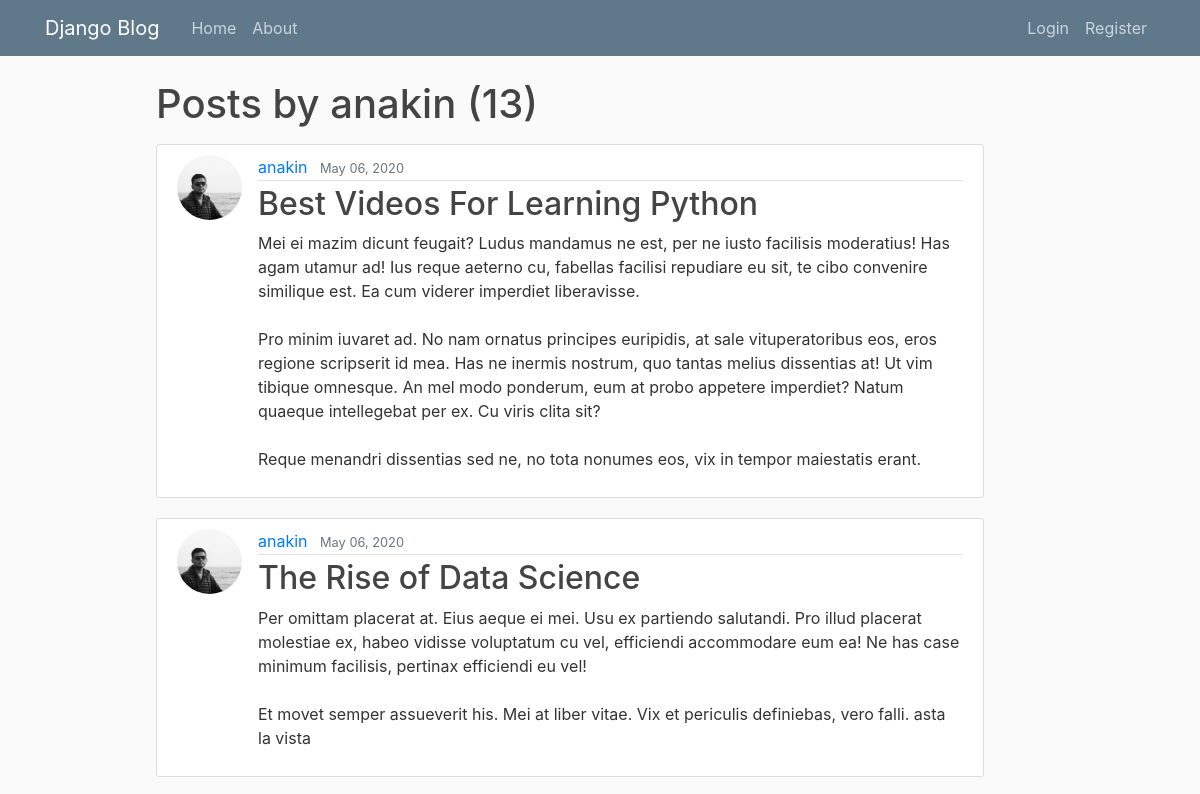
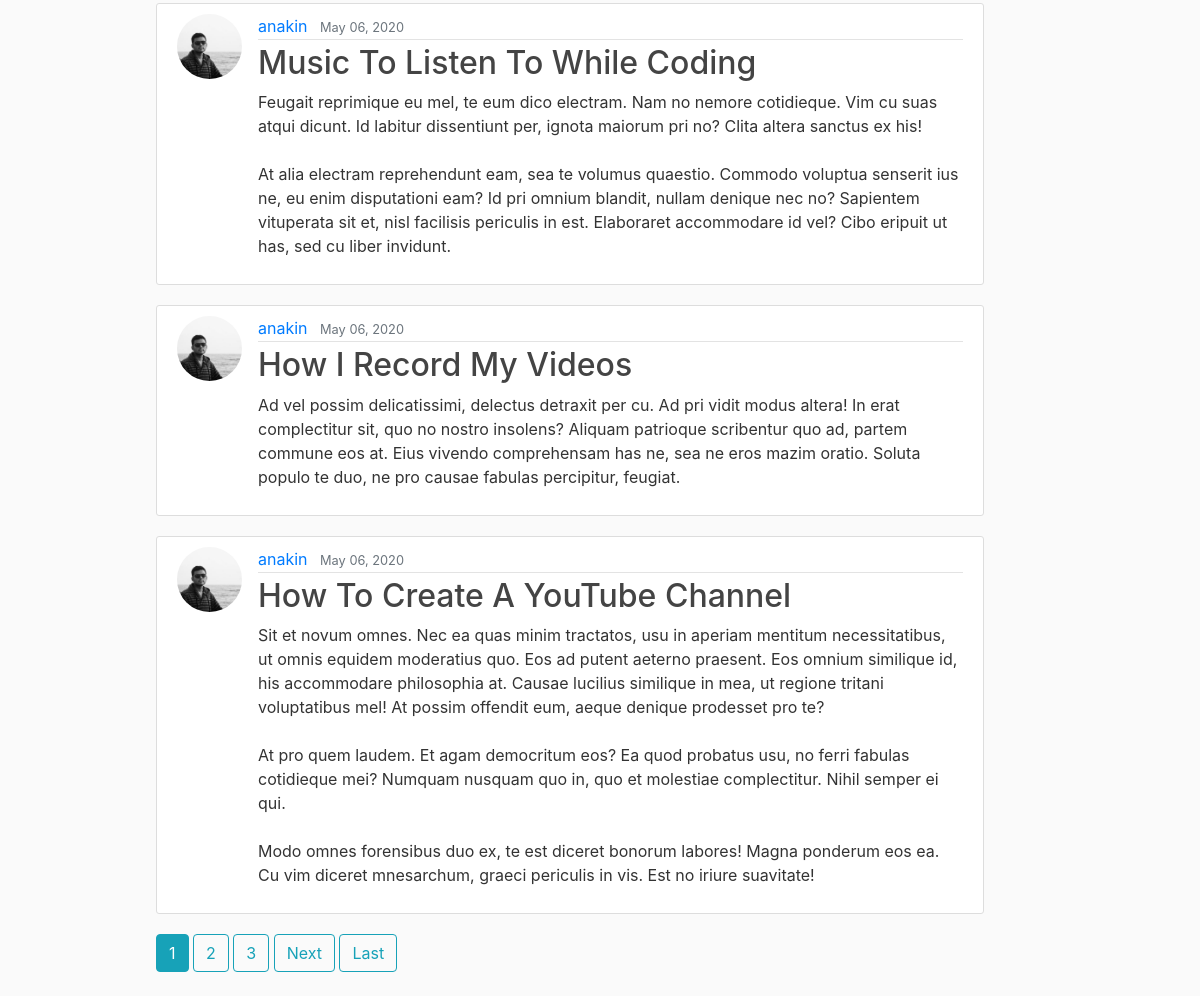
Page /user/anakin on the committed database (2 pictures, top to bottom).
### blog/models.py (models this page shows, shortened)
class Post(models.Model):
    title = models.CharField(max_length=100)
    content = models.TextField()
    date_posted = models.DateTimeField(default=timezone.now)
    author = models.ForeignKey(User, on_delete=models.CASCADE)

### users/models.py (models this page shows, shortened)
class Profile(models.Model):
    user = models.OneToOneField(User, on_delete=models.CASCADE)
    first_name = models.CharField(max_length=20,blank=True)
    last_name = models.CharField(max_length=20,blank=True)
    image = models.ImageField(default='default.jpg', upload_to='profile_pics')

### blog/views.py (the view)
# urls.py: path('user/<str:username>', UserPostListView.as_view(), name='user-posts'),
class UserPostListView(ListView):
    model = Post
    template_name = 'blog/user_posts.html'  # <app>/<model>_<viewtype>.html
    context_object_name = 'posts'
    paginate_by = 5
    def get_queryset(self):
        user = get_object_or_404(User, username=self.kwargs.get('username'))
        return Post.objects.filter(author=user).order_by('-date_posted')

### blog/templates/blog/user_posts.html (shortened to what this page needs)
{% extends "blog/base.html" %}
{% block content %}
    <h1 class="mb-3">Posts by {{ view.kwargs.username }} ({{ page_obj.paginator.count }})</h1>
    {% for post in posts %}
        <article class="media content-section">
          <img class="rounded-circle article-img" src="{{ post.author.profile.image.url }}">
          <div class="media-body">
            <div class="article-metadata">
              <a class="mr-2" href="{% url 'user-posts' post.author.username %}">{{ post.author }}</a>
              <small class="text-muted">{{ post.date_posted|date:"F d, Y" }}</small>
            </div>
            <h2><a class="article-title" href="{% url 'post-detail' post.id %}">{{ post.title }}</a></h2>
            <p class="article-content">{{ post.content }}</p>
          </div>
        </article>
    {% endfor %}
    {% if is_paginated %}
      {% for num in page_obj.paginator.page_range %}
        {% if page_obj.number == num %}
          <a class="btn btn-info mb-4" href="?page={{ num }}">{{ num }}</a>
        {% elif num > page_obj.number|add:'-3' and num < page_obj.number|add:'3' %}
          <a class="btn btn-outline-info mb-4" href="?page={{ num }}">{{ num }}</a>
        {% endif %}
      {% endfor %}
      {% if page_obj.has_next %}
        <a class="btn btn-outline-info mb-4" href="?page={{ page_obj.next_page_number }}">Next</a>
        <a class="btn btn-outline-info mb-4" href="?page={{ page_obj.paginator.num_pages }}">Last</a>
      {% endif %}
    {% endif %}
{% endblock content %}

### blog/static/blog/main.css (style rules this page uses)
body { background: #fafafa; color: #333333; margin-top: 5rem; }
h1, h2, h3, h4, h5, h6 { color: #444444; }
.content-section { background: #ffffff; padding: 10px 20px; border: 1px solid #dddddd; border-radius: 3px; margin-bottom: 20px; }
.article-title { color: #444444; }
.article-content { white-space: pre-line; }
.article-img { height: 65px; width: 65px; margin-right: 16px; }
.article-metadata { padding-bottom: 1px; margin-bottom: 4px; border-bottom: 1px solid #e3e3e3 }

### rows in the picture
Post: author.profile.image (picture), author "anakin", date_posted "May 06, 2020", title "Best Videos For Learning Python", content "Mei ei mazim dicunt feugait? Ludus mandamus ne est, per ne iusto facilisis moderatius! Has agam utamur ad! Ius reque aeterno cu, fabellas facilisi repudiare eu sit, te cibo convenire similique est. Ea cum viderer imperdiet liberavisse. Pro minim iuvaret ad. No nam ornatus principes euripidis, at sale vituperatoribus eos, eros regione scripserit id mea. Has ne inermis nostrum, quo tantas melius dissentias at! Ut vim tibique omnesque. An mel modo ponderum, eum at probo appetere imperdiet? Natum quaeque intellegebat per ex. Cu viris clita sit? Reque menandri dissentias sed ne, no tota nonumes eos, vix in tempor maiestatis erant."
Post: author.profile.image (picture), author "anakin", date_posted "May 06, 2020", title "The Rise of Data Science", content "Per omittam placerat at. Eius aeque ei mei. Usu ex partiendo salutandi. Pro illud placerat molestiae ex, habeo vidisse voluptatum cu vel, efficiendi accommodare eum ea! Ne has case minimum facilisis, pertinax efficiendi eu vel! Et movet semper assueverit his. Mei at liber vitae. Vix et periculis definiebas, vero falli. asta la vista"
Post: author.profile.image (picture), author "anakin", date_posted "May 06, 2020", title "Music To Listen To While Coding", content "Feugait reprimique eu mel, te eum dico electram. Nam no nemore cotidieque. Vim cu suas atqui dicunt. Id labitur dissentiunt per, ignota maiorum pri no? Clita altera sanctus ex his! At alia electram reprehendunt eam, sea te volumus quaestio. Commodo voluptua senserit ius ne, eu enim disputationi eam? Id pri omnium blandit, nullam denique nec no? Sapientem vituperata sit et, nisl facilisis periculis in est. Elaboraret accommodare id vel? Cibo eripuit ut has, sed cu liber invidunt."
Post: author.profile.image (picture), author "anakin", date_posted "May 06, 2020", title "How I Record My Videos", content "Ad vel possim delicatissimi, delectus detraxit per cu. Ad pri vidit modus altera! In erat complectitur sit, quo no nostro insolens? Aliquam patrioque scribentur quo ad, partem commune eos at. Eius vivendo comprehensam has ne, sea ne eros mazim oratio. Soluta populo te duo, ne pro causae fabulas percipitur, feugiat."
Post: author.profile.image (picture), author "anakin", date_posted "May 06, 2020", title "How To Create A YouTube Channel", content "Sit et novum omnes. Nec ea quas minim tractatos, usu in aperiam mentitum necessitatibus, ut omnis equidem moderatius quo. Eos ad putent aeterno praesent. Eos omnium similique id, his accommodare philosophia at. Causae lucilius similique in mea, ut regione tritani voluptatibus mel! At possim offendit eum, aeque denique prodesset pro te? At pro quem laudem. Et agam democritum eos? Ea quod probatus usu, no ferri fabulas cotidieque mei? Numquam nusquam quo in, quo et molestiae complectitur. Nihil semper ei qui. Modo omnes forensibus duo ex, te est diceret bonorum labores! Magna ponderum eos ea. Cu vim diceret mnesarchum, graeci periculis in vis. Est no iriure suavitate!"

### other values in the picture
{{ view.kwargs.username }} "anakin"
{{ page_obj.paginator.count }} "13"
{{ num }} "1"
{{ num }} "2" "3"
